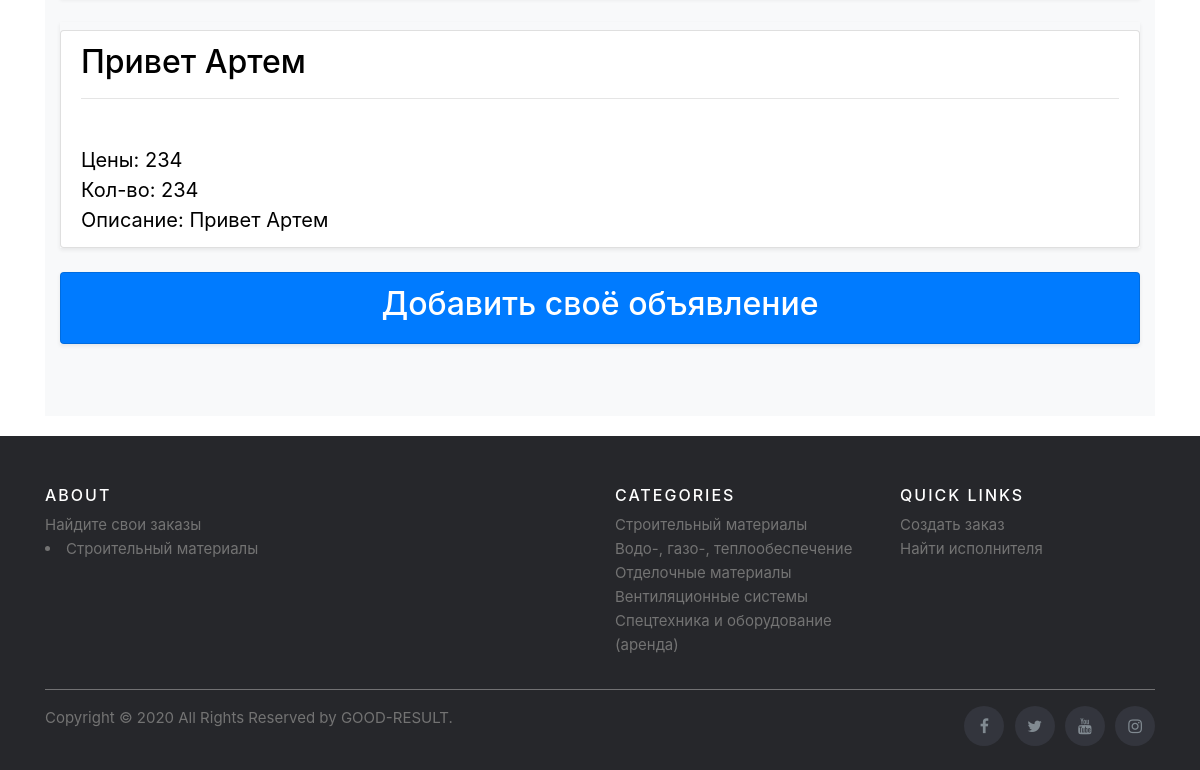
Page /category1/3/category2/2/category3/1 (lower part) on the earlier database version.
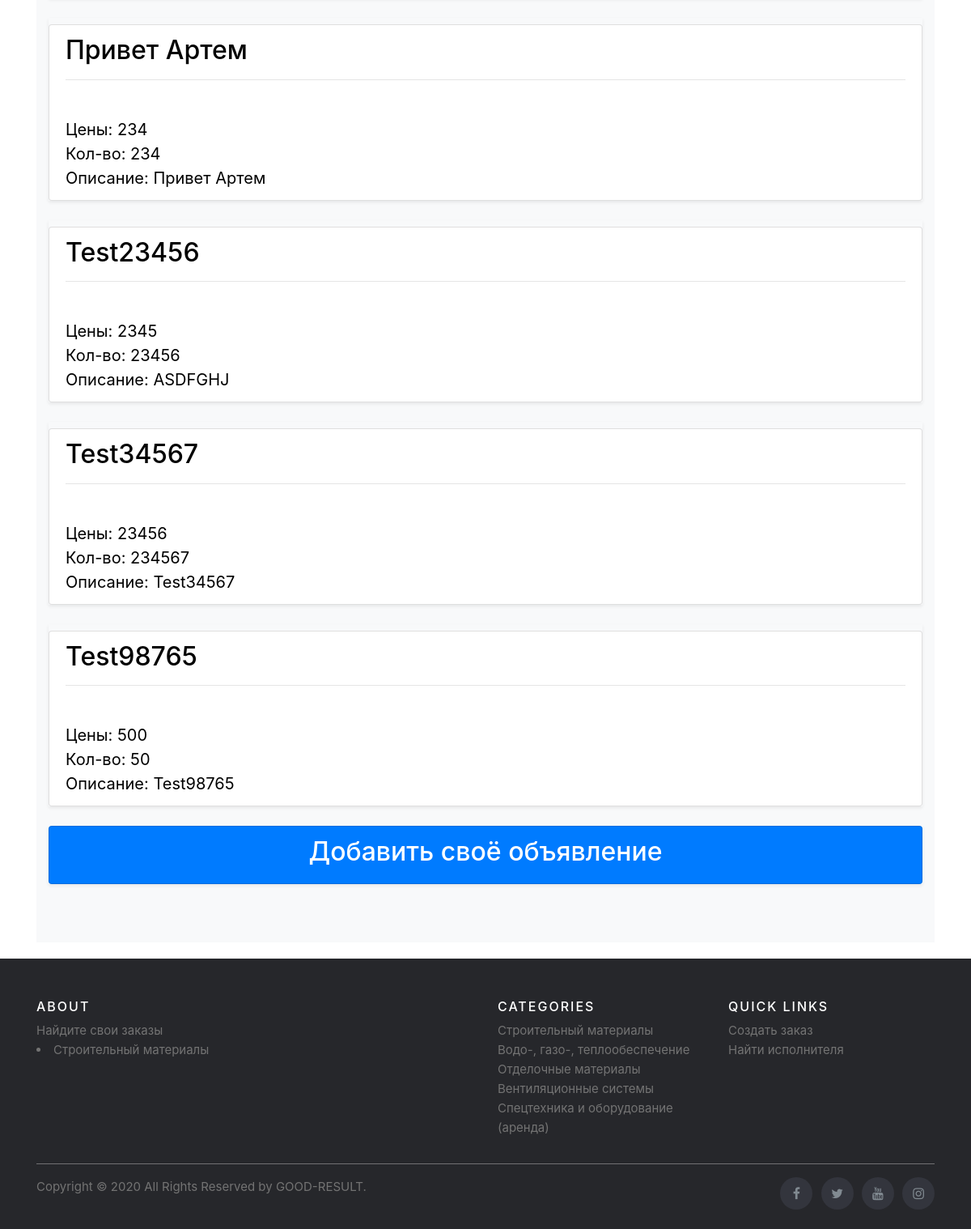
Same page on the later database version.
### adverts/models.py (models this page shows, shortened)
class Banner(models.Model):
    category3 = models.ForeignKey(Category3, on_delete=models.CASCADE, related_name='banner')
    title = models.CharField("Наименование", max_length=150)
    description = models.TextField('Описание')
    pub_time = models.DateTimeField('Дата публикации', default=timezone.now)
    price = models.IntegerField('Цена')
    amount = models.IntegerField('Количество')
    image = models.ImageField('Изображение', upload_to='adverts/', null=True)
    addition = models.TextField('Дополнительная информация')
    author = models.ForeignKey(User, related_name='mybanners', on_delete=models.CASCADE, null=True)
    class Meta:
        verbose_name = "Объявление"
        verbose_name_plural = "Объявления"

### adverts/views.py (the view)
class Category3DetailView(generic.DetailView):
    model = Category3
    template_name = 'adverts/detail3.html'

### templates/adverts/detail3.html (shortened to what this page needs)
{% extends "base.html" %}
{% load static %}
{% block content %}
  <div class="album py-5 bg-light">
      <div class="container">
        <div class="row">
        {% for banner in category3.banner.all %}
          <div class="col-md-12">
            <div class="list-group mb-4 shadow-sm">
                <div class="d-flex justify-content-between align-items-center">
                  <a class="list-group-item list-group-item-action" href="{% url 'adverts:banner_detail' category3.parent_category.parent_category.id category3.parent_category.id category3.id banner.id%}" style="text-decoration:none; color: #000000;font-size: 20px;"><h2>{{ banner.title }}</h2> <hr><br> Цены: {{banner.price}} <br>  Кол-во: {{banner.amount}} <br>  Описание: {{banner.description}} <br> </a>
                </div>
              </div>
            </div>
        {% endfor %}
        <div class="col-12">
          <div class="list-group mb-4 shadow-sm ">
              <div class="d-flex justify-content-between align-items-center">
                <a class="list-group-item list-group-item-action bg-primary" href="{% url 'adverts:addbanner' category3.id %}" style="text-decoration:none;text-align: center; color: #ffffff;font-size: 20px;"><h2>Добавить своё объявление  </h2></a>
              </div>
            </div>
          </div>
        </div>
      </div>
    </div>
{% endblock %}

Differences in the rows shown:
added Banner: title "Test23456", price "2345", amount "23456", description "ASDFGHJ"
added Banner: title "Test34567", price "23456", amount "234567", description "Test34567"
added Banner: title "Test98765", price "500", amount "50", description "Test98765"
